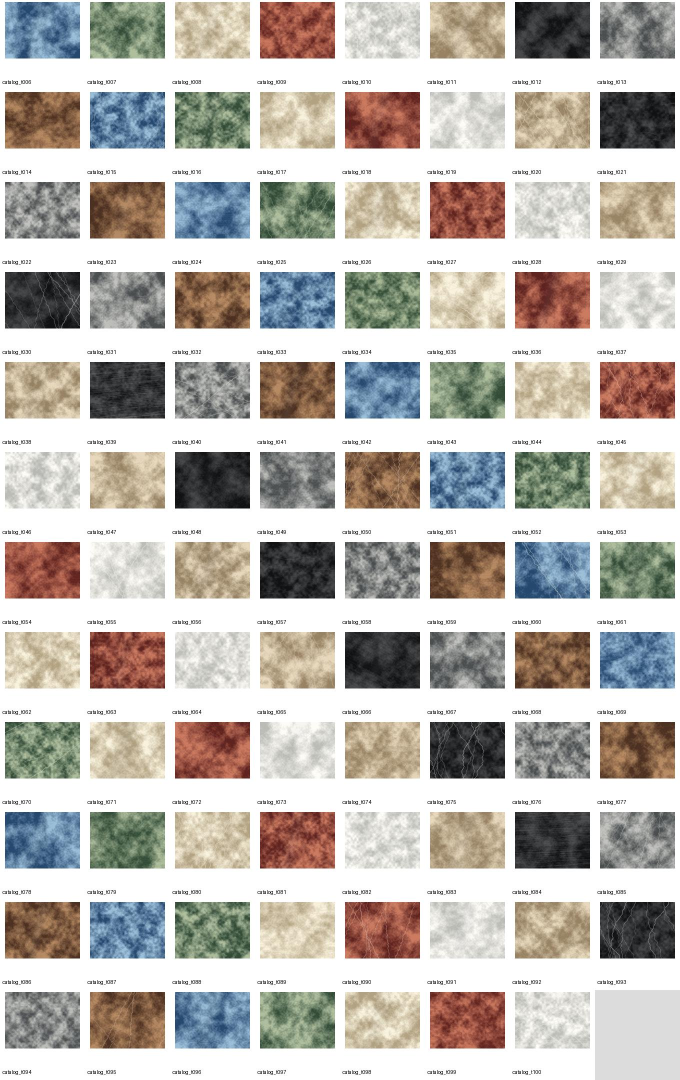
#> input picture catalog_contact.jpg, 1360 x 2160 px (shown at 1/2 size)
$ python -i image_matching.py   (imports and definitions only)
#> lines starting #> are read from the running program, lines starting #| are printed output that depends on the picture
from io import BytesIO
from functools import lru_cache
import math

import numpy as np
from PIL import Image, ImageOps

from .models import Tile


SAMPLE_MODEL_IDS = ('T001', 'T002', 'T003', 'T004', 'T005')
HASH_SIZE = 8
MINIMUM_SIMILARITY = 0.82
MINIMUM_WINNER_MARGIN = 0.08
MINIMUM_STRUCTURE_SIMILARITY = 0.25


def _dct_basis(size):
    positions = np.arange(size, dtype=np.float32)
    basis = np.cos((np.pi / size) * (positions[:, None] + 0.5) * positions[None, :])
    basis[0] *= 1 / math.sqrt(size)
    basis[1:] *= math.sqrt(2 / size)
    return basis


DCT_BASIS = _dct_basis(HASH_SIZE * 4)


def _image_features(image_data, reject_low_detail=True):
    try:
        with Image.open(BytesIO(image_data)) as source:
            if source.width * source.height > 25_000_000:
                return None
            image = ImageOps.exif_transpose(source).convert('RGB')
    except (OSError, ValueError):
        return None

    grayscale = image.convert('L')
    if reject_low_detail and np.asarray(grayscale, dtype=np.float32).std() < 0.05:
        return None

    hashes = []
    for angle in range(0, 360, 30):
        rotated = image.rotate(angle, resample=Image.Resampling.BICUBIC, expand=True)
        for crop_ratio in (1.0, 0.82):
            width = max(1, int(rotated.width * crop_ratio))
            height = max(1, int(rotated.height * crop_ratio))
            left = (rotated.width - width) // 2
            top = (rotated.height - height) // 2
            crop = rotated.crop((left, top, left + width, top + height))
            pixels = np.asarray(
                ImageOps.fit(crop.convert('L'), (HASH_SIZE * 4, HASH_SIZE * 4), method=Image.Resampling.LANCZOS),
                dtype=np.float32,
            )
            coefficients = DCT_BASIS @ pixels @ DCT_BASIS.T
            low_frequencies = coefficients[:HASH_SIZE, :HASH_SIZE]
            threshold = np.median(low_frequencies[1:, 1:])
            hashes.append((low_frequencies > threshold).reshape(-1)[1:])

    rgb = np.asarray(image.resize((96, 96)), dtype=np.float32) / 255
    maximum = rgb.max(axis=2)
    minimum = rgb.min(axis=2)
    saturation = (maximum - minimum) / np.maximum(maximum, 1e-4)
    chromaticity = rgb / np.maximum(rgb.sum(axis=2, keepdims=True), 1e-4)
    color_histogram = np.concatenate([
        np.histogram(chromaticity[:, :, channel], bins=12, range=(0, 1))[0] / chromaticity[:, :, channel].size
        for channel in range(3)
    ] + [np.histogram(saturation, bins=12, range=(0, 1))[0] / saturation.size])

    brightness = float(np.asarray(grayscale, dtype=np.float32).mean())
    structure_image = np.asarray(
        ImageOps.fit(grayscale, (96, 96), method=Image.Resampling.LANCZOS),
        dtype=np.float32,
    )
    horizontal = np.corrcoef(structure_image[:, :-1].ravel(), structure_image[:, 1:].ravel())[0, 1]
    vertical = np.corrcoef(structure_image[:-1, :].ravel(), structure_image[1:, :].ravel())[0, 1]
    structure = tuple(sorted((float(horizontal), float(vertical))))

    return np.asarray(hashes, dtype=np.bool_), color_histogram, brightness, structure


@lru_cache(maxsize=5)
def _reference_features(image_data):
    return _image_features(image_data, reject_low_detail=False)


def _similarity(first_features, second_features):
    first_hashes, first_colors, first_brightness, _ = first_features
    second_hashes, second_colors, second_brightness, _ = second_features
    distances = np.count_nonzero(
        first_hashes[:, None, :] != second_hashes[None, :, :],
        axis=2,
    )
    hash_similarity = 1 - int(distances.min()) / first_hashes.shape[-1]
    color_similarity = np.minimum(first_colors, second_colors).sum() / 4
    brightness_similarity = math.exp(
        -abs(math.log((first_brightness + 1) / (second_brightness + 1))) / 0.8
    )
    return 0.55 * hash_similarity + 0.2 * color_similarity + 0.25 * brightness_similarity


def _structure_similarity(first_features, second_features):
    first_structure = first_features[3]
    second_structure = second_features[3]
    difference = sum(abs(first - second) for first, second in zip(first_structure, second_structure))
    return math.exp(-difference / 0.18)


def find_exact_sample_match(image_data):
    query_features = _image_features(image_data)
    if query_features is None:
        return None

    candidates = list(
        Tile.objects.filter(model_id__in=SAMPLE_MODEL_IDS)
        .exclude(image='')
        .order_by('model_id')
    )
    if len(candidates) != len(SAMPLE_MODEL_IDS):
        return None

    ranked = []
    for tile in candidates:
        try:
            with tile.image.open('rb') as reference_file:
                reference_features = _reference_features(reference_file.read())
        except (OSError, ValueError):
            return None

        if reference_features is None:
            return None
        ranked.append((
            _similarity(query_features, reference_features),
            _structure_similarity(query_features, reference_features),
            tile,
        ))

    ranked.sort(key=lambda result: result[0], reverse=True)
    best_score, best_structure, best_tile = ranked[0]
    runner_up_score = ranked[1][0]
    if (
        best_score < MINIMUM_SIMILARITY
        or best_score - runner_up_score < MINIMUM_WINNER_MARGIN
        or best_structure < MINIMUM_STRUCTURE_SIMILARITY
    ):
        return None

    return best_tile

>>> import cv2
>>> picture = cv2.imread('../../catalog_contact.jpg', cv2.IMREAD_GRAYSCALE)
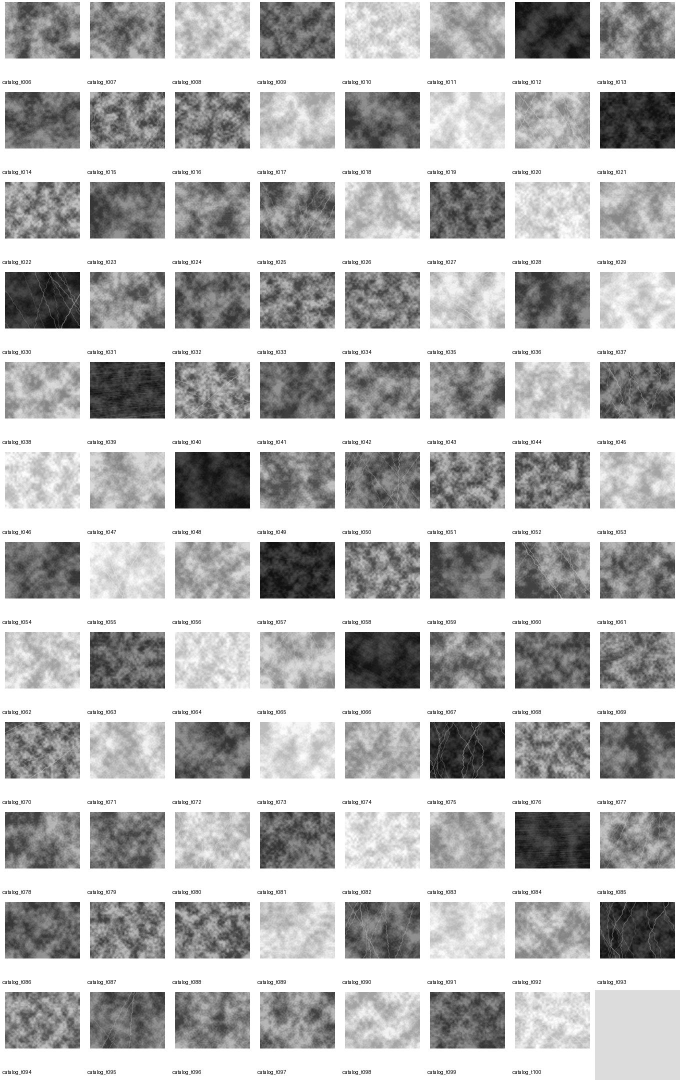
#> picture: shape (2160, 1360) (shown at 1/2 size); min 0, max 255, mean 188.5
>>> result = find_exact_sample_match(picture)
